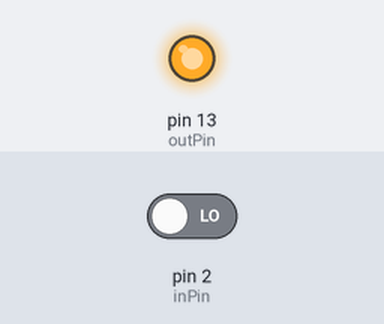
This sketch was run on a simulated Arduino Uno, built with avr-gcc and run on an emulated ATmega328P. On the bench: output pins drawn as LEDs (lit = HIGH). Inputs (shaded band) come from the test bench; at power-on: pin 2 (inPin) LOW. What the sketch prints to the serial monitor is not drawn.

Above: at 1.2 s.
1.3 s: pin 2 (inPin) driven HIGH
At 2.1 s:
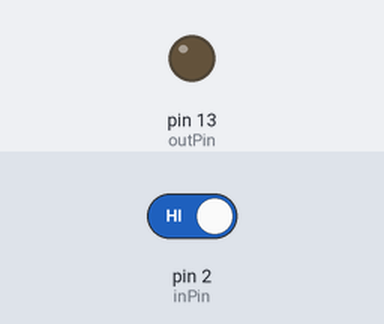
Timing chart, 0 to 4.3 s (numbered marks = the images above; inputs shaded):
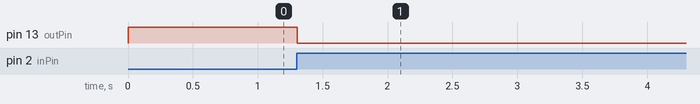

Measured:
- after the input at 1.3 s, pin 13 (outPin): HIGH → LOW at once

The sketch:

floatSwitch.ino
```cpp
/* switch
 *
 * Each time the input pin goes from LOW to HIGH (e.g. because of a push-button
 * press), the output pin is toggled from LOW to HIGH or HIGH to LOW.  There's
 * a minimum delay between toggles to debounce the circuit (i.e. to ignore
 * noise).
 *
 * David A. Mellis
 * 21 November 2006
 */

//IF THE READING VALUE IS 1, RESERVOIR NEEDS TO BE REFILLED.

int inPin = 2;         // the number of the input pin
int outPin = 13;       // the number of the output pin

int state = HIGH;      // the current state of the output pin
int reading;           // the current reading from the input pin
int previous = LOW;    // the previous reading from the input pin

// the follow variables are long's because the time, measured in miliseconds,
// will quickly become a bigger number than can be stored in an int.
long time = 0;         // the last time the output pin was toggled
long debounce = 1000;   // the debounce time, increase if the output flickers

void setup()
{
  Serial.begin(9600);
  pinMode(inPin, INPUT);
  pinMode(outPin, OUTPUT);
}

void loop()
{
  reading = digitalRead(inPin);


  // if the input just went from LOW and HIGH and we've waited long enough
  // to ignore any noise on the circuit, toggle the output pin and remember
  // the time
  if (reading == HIGH && previous == LOW && millis() - time > debounce) {
    if (state == HIGH)
      state = LOW;
    else
      state = HIGH;

    time = millis();
  }

  Serial.println(state);
  digitalWrite(outPin, state);

  previous = reading;
}
```
